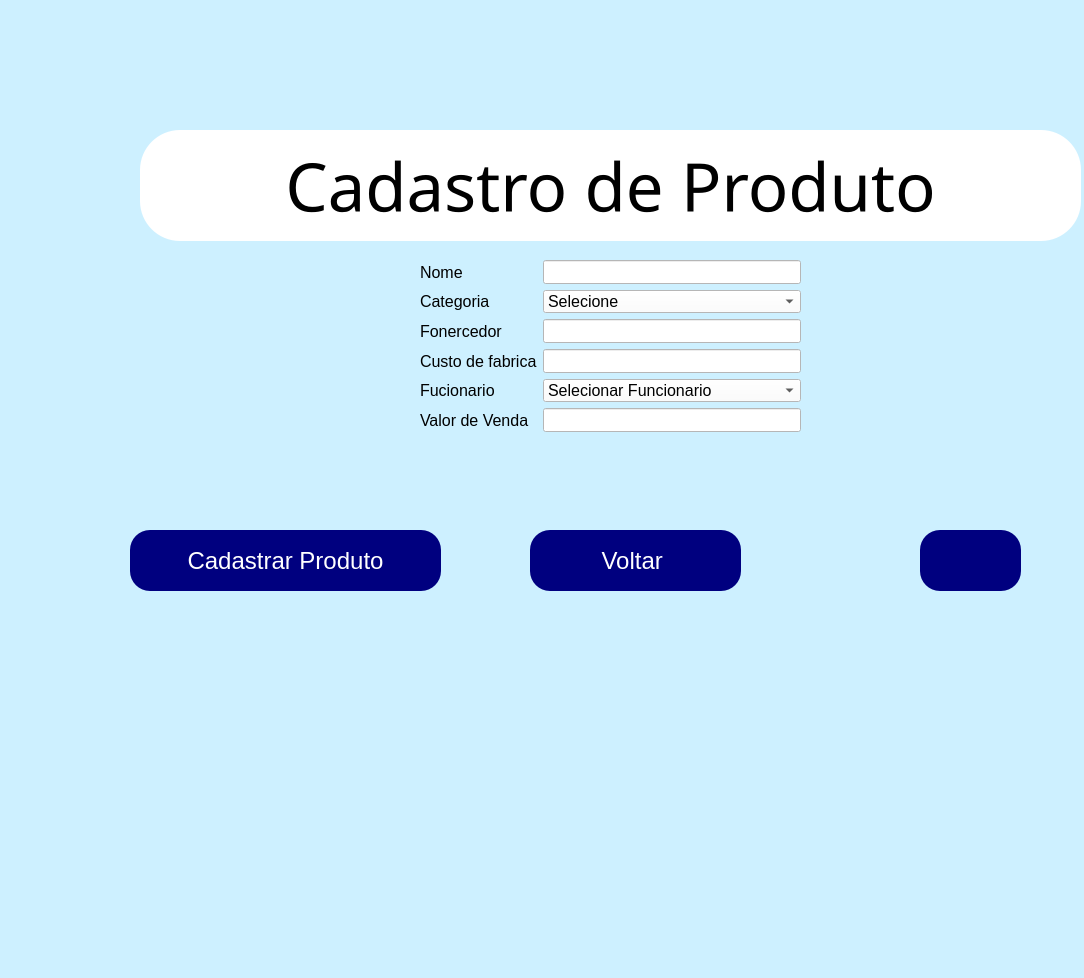
<?xml version="1.0" encoding="UTF-8"?>
<ui version="4.0">
 <class>MainWindow</class>
 <widget class="QMainWindow" name="MainWindow">
  <property name="geometry">
   <rect>
    <x>0</x>
    <y>0</y>
    <width>1084</width>
    <height>978</height>
   </rect>
  </property>
  <property name="windowTitle">
   <string>Kitton Informática</string>
  </property>
  <property name="windowIcon">
   <iconset>
    <normaloff>../../../Downloads/Logomarca (1).png</normaloff>../../../Downloads/Logomarca (1).png</iconset>
  </property>
  <property name="styleSheet">
   <string notr="true">background-color: rgb(205,240,255);</string>
  </property>
  <widget class="QWidget" name="centralwidget">
   <widget class="QLabel" name="Tela_inicial">
    <property name="geometry">
     <rect>
      <x>140</x>
      <y>130</y>
      <width>941</width>
      <height>111</height>
     </rect>
    </property>
    <property name="font">
     <font>
      <family>Segoe Print</family>
      <pointsize>50</pointsize>
     </font>
    </property>
    <property name="styleSheet">
     <string notr="true">background-color: rgb(255, 255, 255);
border-radius: 40px;</string>
    </property>
    <property name="text">
     <string>Cadastro de Produto</string>
    </property>
    <property name="alignment">
     <set>Qt::AlignCenter</set>
    </property>
   </widget>
   <widget class="QWidget" name="layoutWidget">
    <property name="geometry">
     <rect>
      <x>420</x>
      <y>260</y>
      <width>381</width>
      <height>172</height>
     </rect>
    </property>
    <property name="font">
     <font>
      <family>Arial</family>
      <pointsize>12</pointsize>
     </font>
    </property>
    <layout class="QFormLayout" name="formLayout">
     <item row="0" column="0">
      <widget class="QLabel" name="label_7">
       <property name="font">
        <font>
         <family>Arial</family>
         <pointsize>12</pointsize>
         <weight>50</weight>
         <bold>false</bold>
        </font>
       </property>
       <property name="text">
        <string>Nome</string>
       </property>
      </widget>
     </item>
     <item row="0" column="1">
      <widget class="QLineEdit" name="nome_pro">
       <property name="font">
        <font>
         <family>Arial</family>
         <pointsize>12</pointsize>
        </font>
       </property>
       <property name="styleSheet">
        <string notr="true">background-color: rgb(255, 255, 255);
color: rgb(0, 0, 0);</string>
       </property>
       <property name="echoMode">
        <enum>QLineEdit::Normal</enum>
       </property>
       <property name="alignment">
        <set>Qt::AlignCenter</set>
       </property>
      </widget>
     </item>
     <item row="1" column="0">
      <widget class="QLabel" name="label_3">
       <property name="font">
        <font>
         <family>Arial</family>
         <pointsize>12</pointsize>
         <weight>50</weight>
         <bold>false</bold>
        </font>
       </property>
       <property name="text">
        <string>Categoria</string>
       </property>
      </widget>
     </item>
     <item row="1" column="1">
      <widget class="QComboBox" name="categoria">
       <property name="font">
        <font>
         <family>Arial</family>
         <pointsize>12</pointsize>
        </font>
       </property>
       <property name="styleSheet">
        <string notr="true">background-color: rgb(255, 255, 255);
color: rgb(0, 0, 0);</string>
       </property>
       <item>
        <property name="text">
         <string>Selecione</string>
        </property>
       </item>
       <item>
        <property name="text">
         <string>HD</string>
        </property>
       </item>
       <item>
        <property name="text">
         <string>SSD</string>
        </property>
       </item>
       <item>
        <property name="text">
         <string>Memória RAM</string>
        </property>
       </item>
       <item>
        <property name="text">
         <string>Placa mãe</string>
        </property>
       </item>
       <item>
        <property name="text">
         <string>Mouse</string>
        </property>
       </item>
       <item>
        <property name="text">
         <string>Placa de Rede</string>
        </property>
       </item>
       <item>
        <property name="text">
         <string>Cabo de rede</string>
        </property>
       </item>
       <item>
        <property name="text">
         <string>teclado</string>
        </property>
       </item>
       <item>
        <property name="text">
         <string>Monito</string>
        </property>
       </item>
       <item>
        <property name="text">
         <string>Gabinete</string>
        </property>
       </item>
       <item>
        <property name="text">
         <string>Pendrive</string>
        </property>
       </item>
       <item>
        <property name="text">
         <string>Fonte de alimentação</string>
        </property>
       </item>
       <item>
        <property name="text">
         <string>Cabo VGA</string>
        </property>
       </item>
       <item>
        <property name="text">
         <string>Cabo HDMI</string>
        </property>
       </item>
      </widget>
     </item>
     <item row="2" column="0">
      <widget class="QLabel" name="label_2">
       <property name="font">
        <font>
         <family>Arial</family>
         <pointsize>12</pointsize>
         <weight>50</weight>
         <bold>false</bold>
        </font>
       </property>
       <property name="text">
        <string>Fonercedor</string>
       </property>
      </widget>
     </item>
     <item row="2" column="1">
      <widget class="QLineEdit" name="fonercedor_pro">
       <property name="font">
        <font>
         <family>Arial</family>
         <pointsize>12</pointsize>
        </font>
       </property>
       <property name="styleSheet">
        <string notr="true">background-color: rgb(255, 255, 255);
color: rgb(0, 0, 0);</string>
       </property>
       <property name="echoMode">
        <enum>QLineEdit::Normal</enum>
       </property>
       <property name="alignment">
        <set>Qt::AlignCenter</set>
       </property>
      </widget>
     </item>
     <item row="3" column="0">
      <widget class="QLabel" name="label_4">
       <property name="font">
        <font>
         <family>Arial</family>
         <pointsize>12</pointsize>
         <weight>50</weight>
         <bold>false</bold>
        </font>
       </property>
       <property name="text">
        <string>Custo de fabrica</string>
       </property>
      </widget>
     </item>
     <item row="3" column="1">
      <widget class="QLineEdit" name="custo_fab">
       <property name="font">
        <font>
         <family>Arial</family>
         <pointsize>12</pointsize>
        </font>
       </property>
       <property name="styleSheet">
        <string notr="true">background-color: rgb(255, 255, 255);
color: rgb(0, 0, 0);</string>
       </property>
       <property name="echoMode">
        <enum>QLineEdit::Normal</enum>
       </property>
       <property name="alignment">
        <set>Qt::AlignCenter</set>
       </property>
      </widget>
     </item>
     <item row="4" column="0">
      <widget class="QLabel" name="label_5">
       <property name="font">
        <font>
         <family>Arial</family>
         <pointsize>12</pointsize>
         <weight>50</weight>
         <bold>false</bold>
        </font>
       </property>
       <property name="text">
        <string>Fucionario</string>
       </property>
      </widget>
     </item>
     <item row="4" column="1">
      <widget class="QComboBox" name="fun">
       <property name="font">
        <font>
         <family>Arial</family>
         <pointsize>12</pointsize>
        </font>
       </property>
       <property name="styleSheet">
        <string notr="true">background-color: rgb(255, 255, 255);
color: rgb(0, 0, 0);</string>
       </property>
       <item>
        <property name="text">
         <string>Selecionar Funcionario</string>
        </property>
       </item>
       <item>
        <property name="text">
         <string>Bruno Rangel</string>
        </property>
       </item>
       <item>
        <property name="text">
         <string>Kamily</string>
        </property>
       </item>
       <item>
        <property name="text">
         <string>Fernanda</string>
        </property>
       </item>
       <item>
        <property name="text">
         <string>Ana</string>
        </property>
       </item>
      </widget>
     </item>
     <item row="5" column="0">
      <widget class="QLabel" name="label_6">
       <property name="font">
        <font>
         <family>Arial</family>
         <pointsize>12</pointsize>
         <weight>50</weight>
         <bold>false</bold>
        </font>
       </property>
       <property name="text">
        <string>Valor de Venda</string>
       </property>
      </widget>
     </item>
     <item row="5" column="1">
      <widget class="QLineEdit" name="val_venda">
       <property name="font">
        <font>
         <family>Arial</family>
         <pointsize>12</pointsize>
        </font>
       </property>
       <property name="styleSheet">
        <string notr="true">background-color: rgb(255, 255, 255);
color: rgb(0, 0, 0);</string>
       </property>
       <property name="echoMode">
        <enum>QLineEdit::Normal</enum>
       </property>
       <property name="alignment">
        <set>Qt::AlignCenter</set>
       </property>
      </widget>
     </item>
    </layout>
   </widget>
   <widget class="QPushButton" name="Button_Cadastrar">
    <property name="geometry">
     <rect>
      <x>130</x>
      <y>530</y>
      <width>311</width>
      <height>61</height>
     </rect>
    </property>
    <property name="font">
     <font>
      <family>Arial</family>
      <pointsize>18</pointsize>
     </font>
    </property>
    <property name="cursor">
     <cursorShape>PointingHandCursor</cursorShape>
    </property>
    <property name="styleSheet">
     <string notr="true">QPushButton{
background-color: rgb(0, 0, 127);
	color: rgb(255, 255, 255);
border-radius: 20px;
}
QPushButton:hover
{
   background-color:white;
	color: rgb(0, 0, 0);
}</string>
    </property>
    <property name="text">
     <string>Cadastrar Produto</string>
    </property>
   </widget>
   <widget class="QPushButton" name="botaomenu">
    <property name="geometry">
     <rect>
      <x>530</x>
      <y>530</y>
      <width>211</width>
      <height>61</height>
     </rect>
    </property>
    <property name="font">
     <font>
      <family>Arial</family>
      <pointsize>18</pointsize>
     </font>
    </property>
    <property name="cursor">
     <cursorShape>PointingHandCursor</cursorShape>
    </property>
    <property name="styleSheet">
     <string notr="true">QPushButton{
background-color: rgb(0, 0, 127);
	color: rgb(255, 255, 255);
border-radius: 20px;
}
QPushButton:hover
{
   background-color:white;
	color: rgb(0, 0, 0);
}</string>
    </property>
    <property name="text">
     <string>Voltar </string>
    </property>
   </widget>
   <widget class="QPushButton" name="botao_configuracao">
    <property name="geometry">
     <rect>
      <x>920</x>
      <y>530</y>
      <width>101</width>
      <height>61</height>
     </rect>
    </property>
    <property name="font">
     <font>
      <family>Arial</family>
      <pointsize>18</pointsize>
     </font>
    </property>
    <property name="cursor">
     <cursorShape>PointingHandCursor</cursorShape>
    </property>
    <property name="styleSheet">
     <string notr="true">QPushButton{
background-color: rgb(0, 0, 127);
	color: rgb(255, 255, 255);
border-radius: 20px;
}
QPushButton:hover
{
   background-color:white;
	color: rgb(0, 0, 0);
}</string>
    </property>
    <property name="text">
     <string/>
    </property>
    <property name="icon">
     <iconset>
      <normaloff>Imagens/Engrenagem.png</normaloff>Imagens/Engrenagem.png</iconset>
    </property>
    <property name="iconSize">
     <size>
      <width>100</width>
      <height>100</height>
     </size>
    </property>
   </widget>
  </widget>
  <widget class="QMenuBar" name="menubar">
   <property name="geometry">
    <rect>
     <x>0</x>
     <y>0</y>
     <width>1084</width>
     <height>21</height>
    </rect>
   </property>
  </widget>
  <widget class="QStatusBar" name="statusbar"/>
 </widget>
 <resources/>
 <connections/>
</ui>
